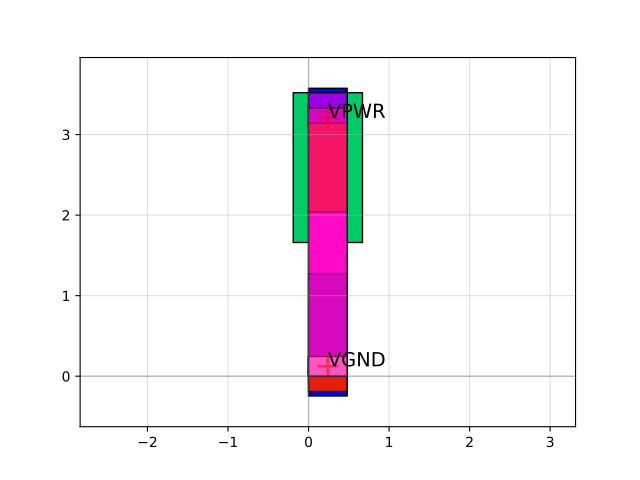

Python code for this plot:
import sky130

c = sky130.components.sky130_fd_sc_hs__tap_1()
c.plot()
